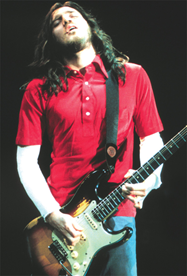
#> input picture mini_john.png, 187 x 276 px
$ python adaptive_thresholding.py
#> lines starting #> are read from the running program, lines starting #| are printed output that depends on the picture; after the words box and inside, x2 and y2 are one past the last pixel; in counts of white or black regions, pixels touching at a corner belong together
import numpy as np
import argparse
import cv2

image = cv2.imread("mini_john.png") #use always the same image in folder
#> image is the input picture: shape (276, 187, 3); mean B, G, R 77.2, 75.8, 105
cv2.imshow("Orginal", image)

image = cv2.cvtColor(image, cv2.COLOR_BGR2GRAY)
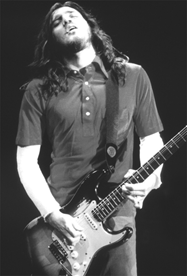
#> image: shape (276, 187); min 25, max 255, mean 84.7
blurred = cv2.GaussianBlur(image, (5, 5), 0)
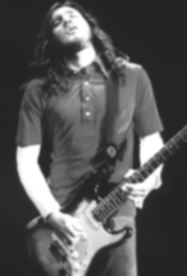
#> blurred: shape (276, 187); min 34, max 255, mean 84.6
cv2.imshow("Image", image)


thresh = cv2.adaptiveThreshold(blurred, 255, cv2.ADAPTIVE_THRESH_MEAN_C, cv2.THRESH_BINARY_INV, 11, 4)
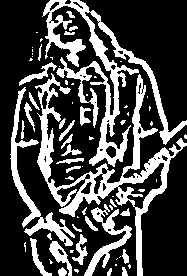
#> thresh: shape (276, 187); 27.5% white; 70 white regions (38 under 20 px), largest, box (x1, y1, x2, y2) and area: (35, 73, 187, 276) 4718, (42, 0, 187, 167) 4660, (10, 87, 75, 246) 1488
cv2.imshow("Mean Thresh", thresh)

thresh = cv2.adaptiveThreshold(blurred, 255, cv2.ADAPTIVE_THRESH_GAUSSIAN_C, cv2.THRESH_BINARY_INV, 15, 3)
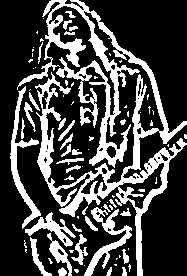
#> thresh: shape (276, 187); 27.3% white; 82 white regions (48 under 20 px), largest, box (x1, y1, x2, y2) and area: (17, 0, 187, 276) 9494, (10, 86, 41, 229) 920, (84, 207, 132, 276) 838

cv2.imshow("Gaussian Thresh", thresh)
cv2.waitKey(0)
